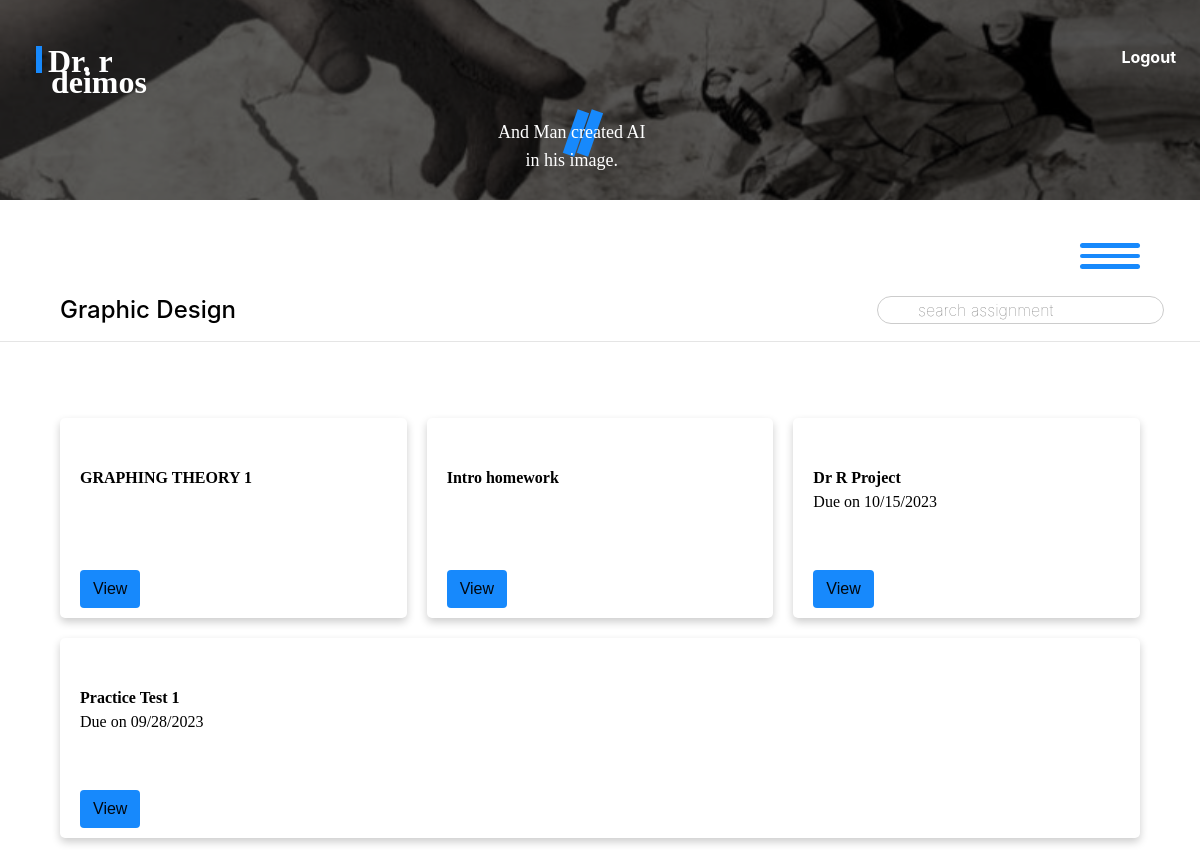
Page /deimos/courses/18 (signed in) on the committed database.
### phobos/models.py (models this page shows, shortened)
class Course(models.Model):
    name = models.CharField(max_length=100, blank=False, null=False)
    description = models.CharField(max_length=400, default="No description")
    subject = models.CharField(max_length=100,
                                choices=SubjectChoices.choices,
                                default=SubjectChoices.PHYSICS)
    number_of_students = models.IntegerField(blank=True, null=True)
    difficulty_level = models.CharField(
        max_length=10,
        choices=DifficultyChoices.choices,
        default=DifficultyChoices.MEDIUM,
    )
    professors = models.ManyToManyField('Professor', related_name='courses')
    topics = models.ManyToManyField('Topic', related_name='courses')
    timestamp = models.DateTimeField(auto_now_add=True)
    image = models.ImageField(upload_to='phobos/images/course_covers', blank=True, null=True)

class Assignment(models.Model):
    name = models.CharField(max_length=30)
    course = models.ForeignKey(Course, on_delete=models.CASCADE, related_name="assignments")
    timestamp = models.DateTimeField(auto_now_add=True)
    due_date = models.DateTimeField(blank=True, null=True)
    assigned_date = models.DateTimeField(blank=True, null=True)
    difficulty_level = models.CharField(
        max_length=10,
        choices=DifficultyChoices.choices,
        default=DifficultyChoices.MEDIUM,
    )
    category = models.CharField(max_length=25, choices=AssignmentChoices.choices,
                                 default = AssignmentChoices.HOMEWORK)

### deimos/views.py (the view)
# urls.py: path('courses/<int:course_id>', views.course_management, name='course_management'),
@login_required(login_url='astros:login')
def course_management(request, course_id):
    course = get_object_or_404(Course, pk=course_id)
    student = get_object_or_404(Student, pk = request.user.pk)
    is_enrolled = Enrollment.objects.filter(student=student, course=course).exists()
    if not is_enrolled:
        return HttpResponseForbidden('You are not enrolled in this course.')
    assignments = Assignment.objects.filter(course=course)
    context = {
        "assignments": assignments,
        "course": course
    }
    return render(request, "deimos/course_management.html", context)

### deimos/templates/deimos/course_management.html (shortened to what this page needs)
{% extends 'deimos/layout.html' %}
{% block body%}
    <div id="sf-container">
        <input  id="search-field" type="text" name="search" placeholder="search assignment"/>
    </div>
    <br/>
    <h4>{{course.name}}</h4><hr/>
    <ul class="courses course-list">
        {% for assignment in assignments %}
            {% include 'deimos/assignment_display.html' with assignment=assignment course=course %}
        {% endfor %}
    </ul>
{% endblock %}

### deimos/templates/deimos/assignment_display.html (shortened to what this page needs)
<li class="assignment-li course-li" data-assignment-id="{{ assigment.id }}">
    <div class="course-section assigment-section">
        <div class="image-container">
        </div>
        <div class="c-text a-text">
            <span class="c-name"><strong>{{assignment.name | safe}}</strong></span>
            {% if assignment.due_date %}
                <p class="timestamp">Due on {{ assignment.due_date|date:"m/d/Y" }}</p>
            {% endif %}
        </div>
    </div>
    <div class="edit-section il">{% csrf_token %}
        <div><a href="{% url 'deimos:assignment_management' course_id=course.id assignment_id=assignment.id %}">
            <button class="btn edit-btn co" data-assignment-id="{{ assignment.id}}">View</button></div></a>
    </div>
</li>

### deimos/static/deimos/css/style.css (style rules this page uses)
body.body { background-color: white !important; color:black; padding:0%; }
ul.courses { padding: 5%; }
#search-field { position: absolute; margin-top: 3vh !important; right: 3vw ; border-radius: 20px !important; border: 1px solid #ccc !important; padding-left: 40px !important; transition: box-shadow 0.3s ease, height 0.5s ease, width 0.5s ease !important; background-color: transparent !important; outline: none !important; font-weight: 100 !important; }
h4 { margin-left: 5%; }
li { list-style-type: none; }
.course-list { display: flex; flex-wrap: wrap; gap: 20px; }
.course-li { font-family:'Nebula', 'Times New Roman', Times, serif; flex: 1 0 calc(33.33% - 20px); height: 60vh; padding: 20px; border-radius: 5px; position:relative; background-color: white; box-shadow: 0 4px 8px rgba(0, 0, 0, 0.2); }
.assignment-li { height: 25vh; }
div.course-section { position: relative; height: 70%; }
div.image-container { position: absolute; top: 0; left: 0; height: 85%; width: 100%; overflow: hidden; }
div.c-text { position: absolute; top: 87%; height: 30%; }
.a-text.c-text { top: 25%; }
.edit-section { bottom: 5%; position: absolute; }
.edit-btn { background-color: rgba(23, 137, 252, 1) !important; transition: background-color 0.2s !important; color: rgba(0,0,0,0.95) !important; font-weight:400 !important; font-family: 'Aileron', sans-serif; }

### rows in the picture
Course: name "Graphic Design"
Assignment: name "GRAPHING THEORY 1"
Assignment: name "Intro homework"
Assignment: name "Dr R Project", due_date "10/15/2023"
Assignment: name "Practice Test 1", due_date "09/28/2023"
